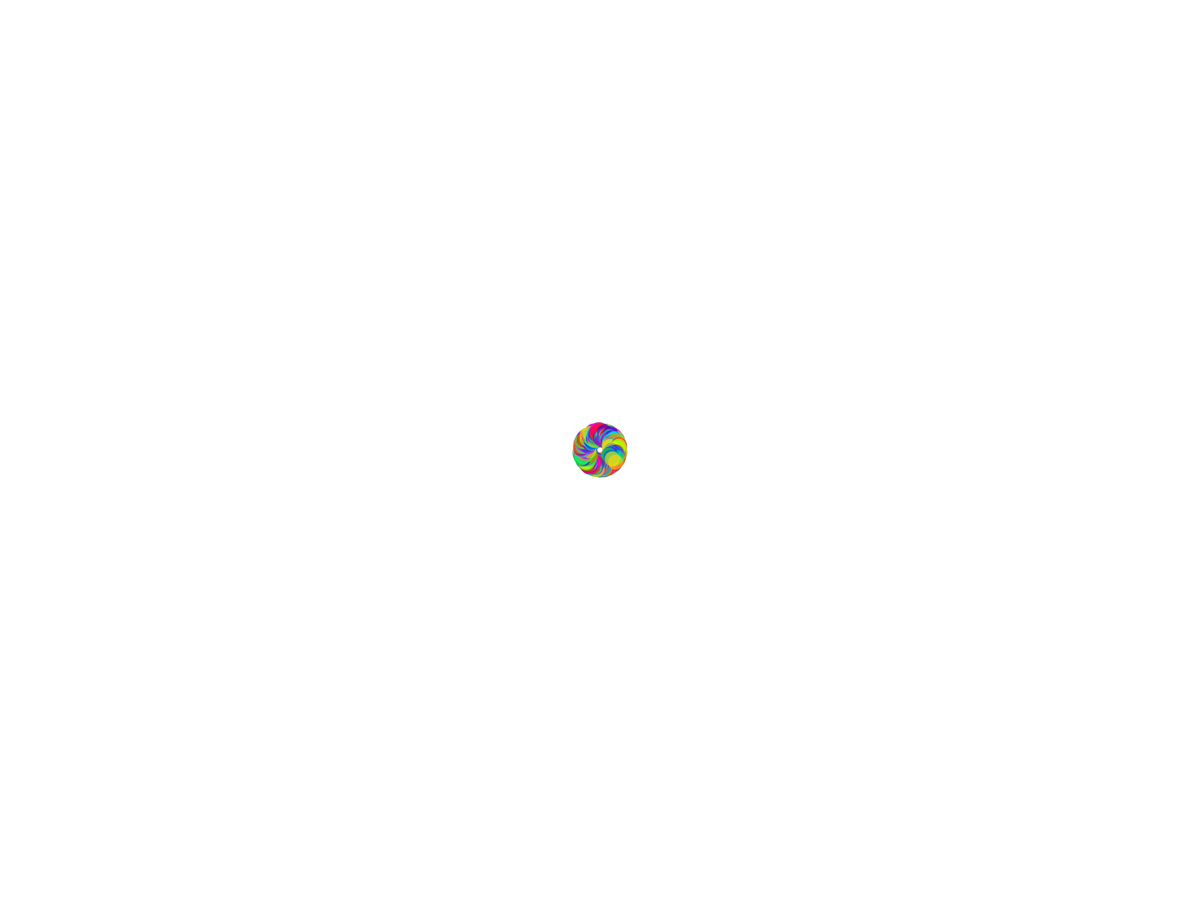
Frame 1 (no input)
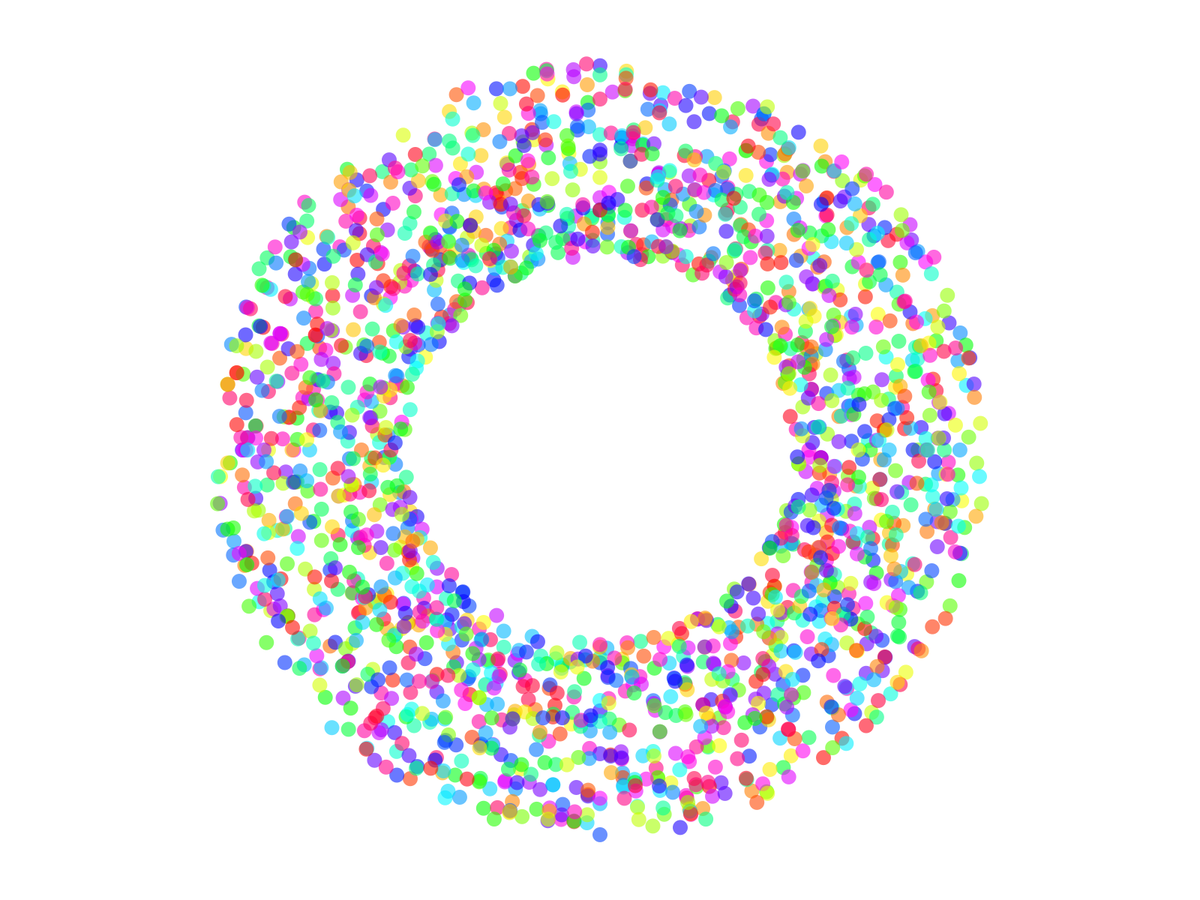
Frame 60 (the mouse pressed at the canvas centre just before this capture)
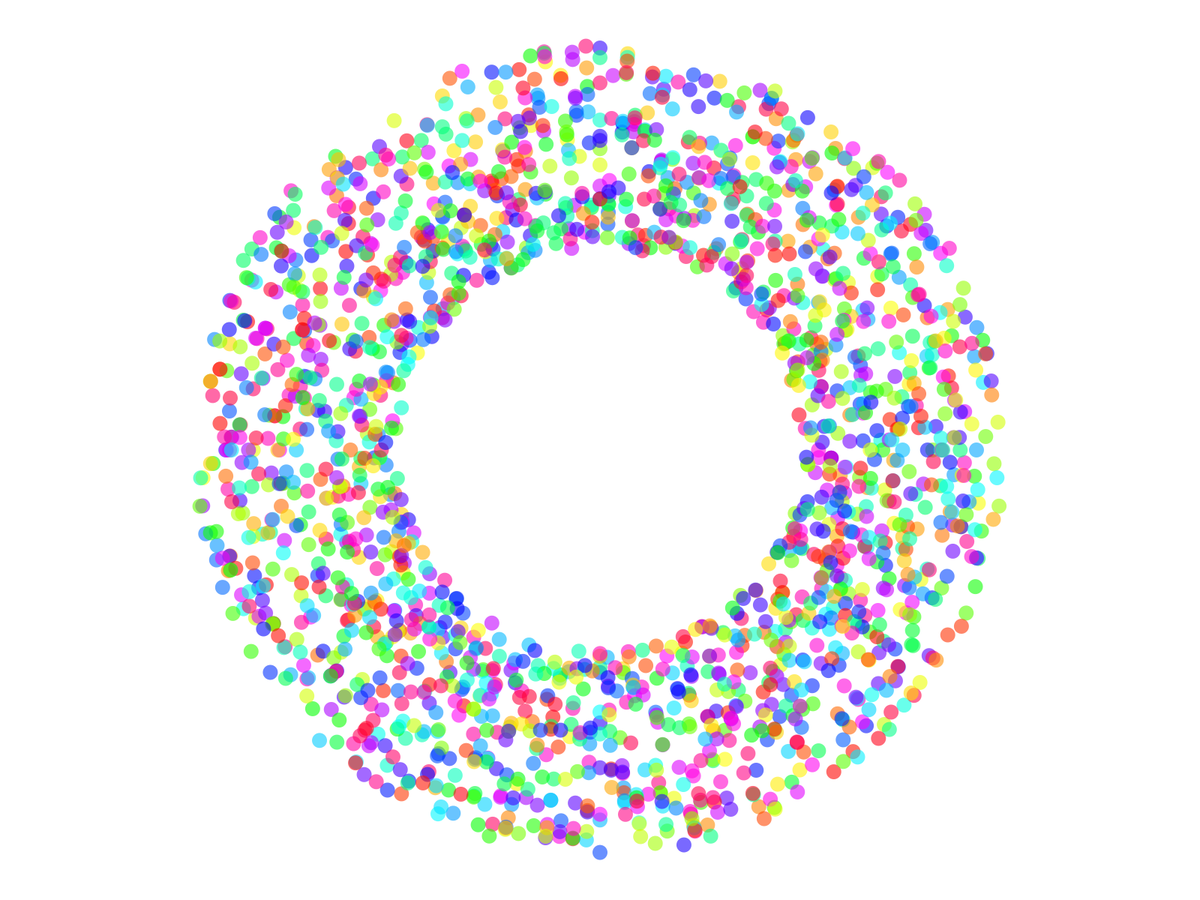
Frame 120 (the mouse held since frame 60 and released just before this capture)

The Processing sketch that drew these frames (run headless with seeded random() and noise(); from frame 60 on, the mouse is pressed at the canvas centre):

// Processing sketch: Lerping
// ── Lerping.pde
Circle[] circles = new Circle[2000];
boolean lastPressed;

void setup() {
  fullScreen();
  for (int i = 0; i < circles.length; i++) circles[i] = new Circle(i);
  noStroke();
  colorMode(HSB);
}

void draw() {
  translate(width/2, height/2);
  background(255);
  for (int i = 0; i < circles.length; i++) circles[i].update();
  if (keyPressed) {
    for (int i = 0; i < circles.length; i++) circles[i].radius2 = random(min(width/2, height/2)*0.9/2, min(width/2, height/2)*0.9);
  }
  lastPressed = mousePressed;
}

class Circle {
  float degrees, x, y, radius1, radius2, c;

  Circle(float a) {
    degrees = a*2;
    radius2 = random(min(width/2, height/2)*0.9/2, min(width/2, height/2)*0.9);
    c = random(255);
  }

  void update() {
    fill(c, 255, 255, 150);
    radius1 += (radius2-radius1)*0.05;
    //lerp(radius1, radius2, 0.05);
    ellipse(cos(radians(degrees))*radius1, sin(radians(degrees))*radius1, 20, 20);
  }

  void change() {
    radius2 = random(min(width/2, height/2)*0.9);
  }
}
